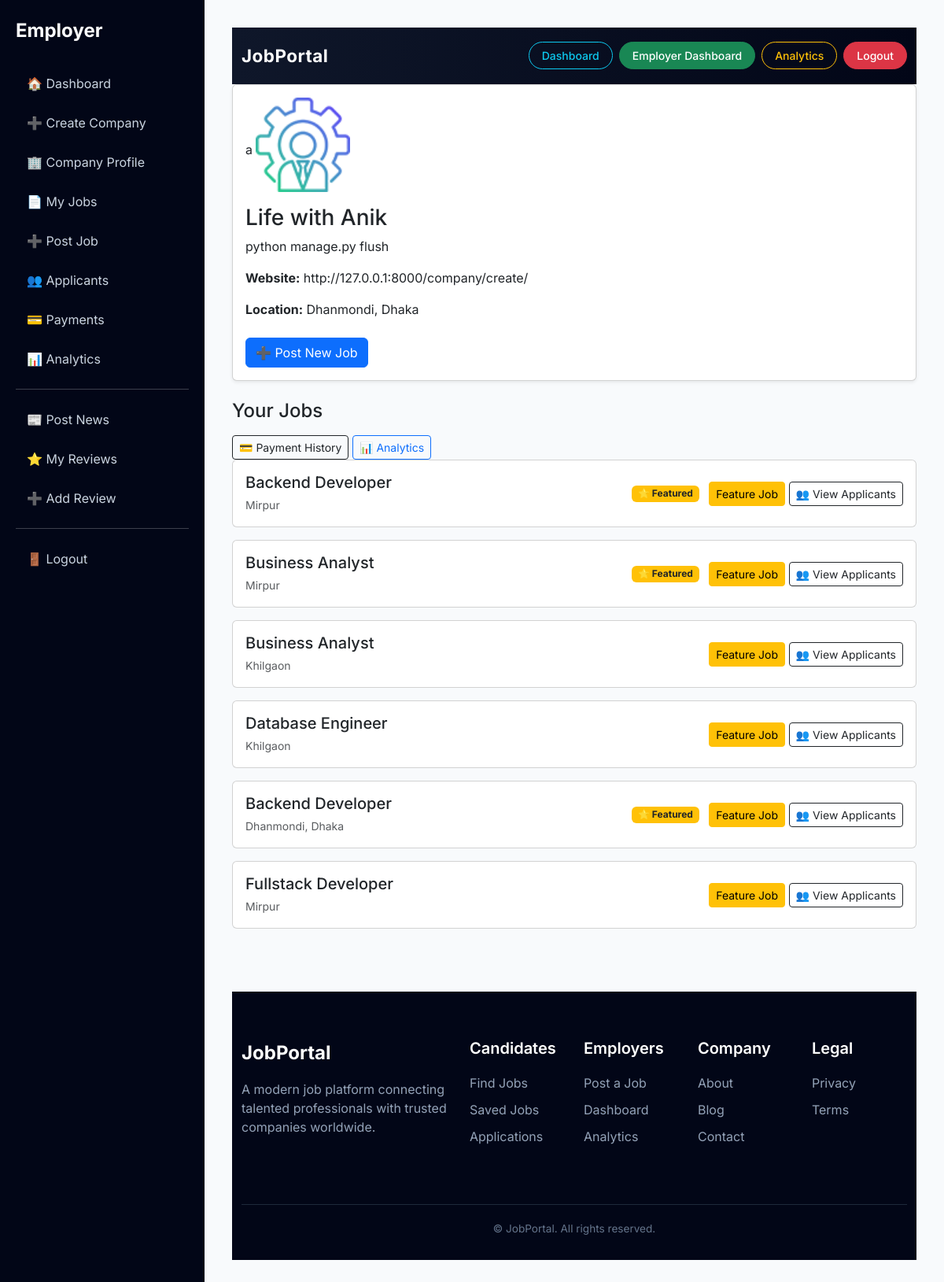
The page /company/ (signed in) on the database its author committed.
### companies/models.py (models this page shows, shortened)
class Company(models.Model):
    owner = models.OneToOneField(User, on_delete=models.CASCADE)
    name = models.CharField(max_length=200)
    logo = models.ImageField(upload_to='company_logos/', blank=True, null=True)
    description = models.TextField()
    website = models.URLField(blank=True)
    location = models.CharField(max_length=200)

### jobs/models.py (models this page shows, shortened)
class Job(models.Model):
    JOB_TYPE = (
        ('full_time', 'Full Time'),
        ('part_time', 'Part Time'),
        ('remote', 'Remote'),
    )
    category = models.ForeignKey(
        Category,
        on_delete=models.SET_NULL,
        null=True,
        related_name='jobs'
    )
    company = models.ForeignKey(Company, on_delete=models.CASCADE)
    title = models.CharField(max_length=200)
    location = models.CharField(max_length=200)
    job_type = models.CharField(max_length=20, choices=JOB_TYPE)
    salary = models.CharField(max_length=100, blank=True)
    description = models.TextField()
    requirements = models.TextField()
    deadline = models.DateField()
    is_featured = models.BooleanField(default=False)
    featured_until = models.DateTimeField(null=True, blank=True)
    created_at = models.DateTimeField(auto_now_add=True)

### companies/views.py (the view)
# urls.py: path('company/', views.company_detail, name='company_detail'),
@login_required
def company_detail(request):
    try:
        company = Company.objects.get(owner=request.user)
    except Company.DoesNotExist:
        return redirect('create_company')
    jobs = Job.objects.filter(company=company).order_by('-created_at')
    return render(request, 'dashboard/employer_dashboard.html', {
        'dashboard_page': 'companies/company_detail.html',
        'company': company,
        'jobs': jobs,
    })

### templates/dashboard/employer_dashboard.html (shortened to what this page needs)
{% extends "dashboard/base_dashboard.html" %}
{% block sidebar_title %}Employer{% endblock %}
{% block sidebar_links %}
<a href="{% url 'employer_overview' %}">🏠 Dashboard</a>
<a href="{% url 'create_company' %}">➕ Create Company</a>
<a href="{% url 'company_detail' %}">🏢 Company Profile</a>
<a href="{% url 'employer_jobs' %}">📄 My Jobs</a>
<a href="{% url 'employer_post_job' %}">➕ Post Job</a>
<a href="{% url 'employer_applicants' %}">👥 Applicants</a>
<a href="{% url 'employer_payments' %}">💳 Payments</a>
<a href="{% url 'employer_analytics' %}">📊 Analytics</a>
<hr>
<a href="{% url 'create_news' %}">📰 Post News</a>
<a href="{% url 'my_success_stories' %}">⭐ My Reviews</a>
<a href="{% url 'add_success_story' %}">➕ Add Review</a>
<hr>
<a href="{% url 'logout' %}">🚪 Logout</a>
{% endblock %}
{% block dashboard_content %}
  {% include dashboard_page %}
{% endblock %}

### templates/companies/company_detail.html (shortened to what this page needs)
{% extends "base.html" %}
{% block content %}
<div class="card shadow-sm mb-4">
  <div class="card-body">a
    {% if company.logo %}
      <img src="{{ company.logo.url }}" width="120" class="mb-3">
    {% endif %}
    <h3>{{ company.name }}</h3>
    <p>{{ company.description }}</p>
    <p><strong>Website:</strong> {{ company.website }}</p>
    <p><strong>Location:</strong> {{ company.location }}</p>
    <a href="{% url 'create_job' %}" class="btn btn-primary mt-2">
      ➕ Post New Job
    </a>
  </div>
</div>
<h4 class="mb-3">Your Jobs</h4>
<a href="{% url 'payment_history' %}" class="btn btn-outline-dark btn-sm">
  💳 Payment History
</a>
<a href="{% url 'employer_analytics' %}"
   class="btn btn-outline-primary btn-sm">
   📊 Analytics
</a>
{% if jobs %}
  {% for job in jobs %}
    <div class="card mb-3">
      <div class="card-body d-flex justify-content-between align-items-center">
        <div>
          <h5 class="mb-1">{{ job.title }}</h5>
          <small class="text-muted">{{ job.location }}</small>
        </div>
        <div>
          {% if job.is_featured %}
            <span class="badge bg-warning text-dark me-2">
              ⭐ Featured
            </span>
          {% endif %}
          <a href="{% url 'feature_job' job.id %}"
             class="btn btn-warning btn-sm">
            Feature Job
          </a>
          <a href="{% url 'applicant_list' job.id %}"
   class="btn btn-outline-dark btn-sm">
   👥 View Applicants
</a>
        </div>
      </div>
    </div>
  {% endfor %}
{% else %}
  <div class="alert alert-info">
    You haven’t posted any jobs yet.
  </div>
{% endif %}
{% endblock %}

### templates/dashboard/base_dashboard.html (style rules this page uses)
body { background: #f1f5f9; }
.sidebar a { display: block; color: #cbd5e1; text-decoration: none; padding: 10px 14px; border-radius: 8px; margin-bottom: 6px; transition: .2s; }

### templates/base.html (style rules this page uses)
body { font-family: 'Inter', sans-serif; background: #f8fafc; }

### rows shown on the page
Company: logo (picture), name "Life with Anik", description "python manage.py flush", website "http://127.0.0.1:8000/company/create/", location "Dhanmondi, Dhaka"
Job: title "Backend Developer", location "Mirpur", is_featured "⭐ Featured"
Job: title "Business Analyst", location "Mirpur", is_featured "⭐ Featured"
Job: title "Business Analyst", location "Khilgaon"
Job: title "Database Engineer", location "Khilgaon"
Job: title "Backend Developer", location "Dhanmondi, Dhaka", is_featured "⭐ Featured"
Job: title "Fullstack Developer", location "Mirpur"
